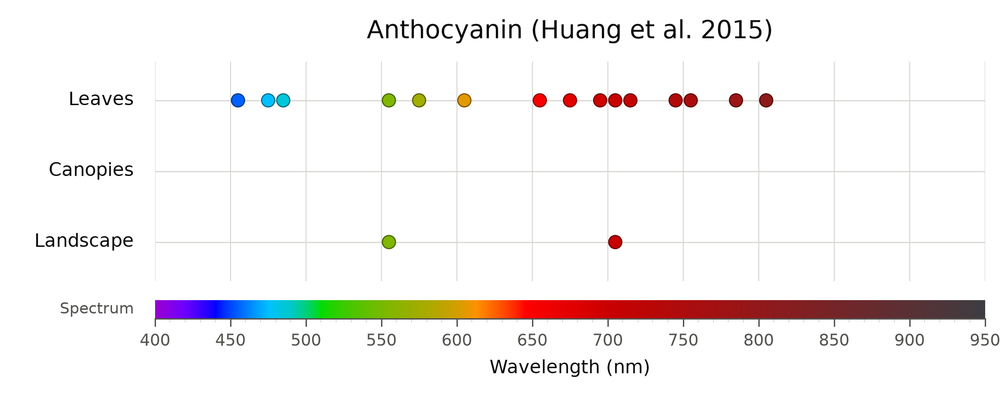
#> input picture huang2015_pigments/huang2015_anthocyanin.png, 1000 x 396 px, shrunk from 2160 x 855 before the run
$ python digitize_panels.py huang2015_anthocyanin.png 1.0 huang2015_carotenoids.png huang2015_carotenoids.png
#> lines starting #> are read from the running program, lines starting #| are printed output that depends on the picture; after the words box and inside, x2 and y2 are one past the last pixel; in counts of white or black regions, pixels touching at a corner belong together
"""
Digitise a Huang et al. (2015) stacked count-histogram figure into a CSV.

Finds the panel frames and spines, calibrates the wavelength axis from the
major tick marks, then measures each bar as a contiguous run of dark pixels
rising from its panel baseline. Bar heights are recovered as counts purely so
the per-panel sum can be checked against the N printed on the panel.

Usage
-----
    python digitize_panels.py <image> <y_axis_max> <Scale1,Scale2,...> <out.csv>

Example
-------
    python digitize_panels.py fig.png 15 Leaves,Canopies,Landscape \
        huang2015_chlorophylla.csv

List only the scales that actually have a panel, in top-to-bottom order; a
scale with no panel is simply absent from the CSV and plots as an empty row.
"""
import sys, csv
import numpy as np
from PIL import Image


def frames(dark, min_frac=0.55):
    """Horizontal frame lines (panel tops/bottoms) and the two vertical spines."""
    h, w = dark.shape
    rows = dark.sum(axis=1)
    hits = [y for y in range(h) if rows[y] > min_frac * w * 0.62]
    groups = []
    for y in hits:
        if groups and y - groups[-1][-1] <= 2:
            groups[-1].append(y)
        else:
            groups.append([y])
    ys = [int(np.mean(g)) for g in groups]
    cols = dark.sum(axis=0)
    vhits = [x for x in range(w) if cols[x] > 0.55 * h * 0.5]
    vgroups = []
    for x in vhits:
        if vgroups and x - vgroups[-1][-1] <= 2:
            vgroups[-1].append(x)
        else:
            vgroups.append([x])
    xs = [int(np.mean(g)) for g in vgroups]
    return ys, xs


def major_ticks(dark, L, R, bot):
    """Major x ticks = the longer marks just below a panel's baseline."""
    lens = []
    for x in range(L, R + 1):
        n = 0
        for y in range(bot + 2, bot + 18):
            if dark[y, x]:
                n += 1
        lens.append(n)
    marks = [(x, lens[x - L]) for x in range(L, R + 1) if lens[x - L] >= 4]
    groups = []
    for x, n in marks:
        if groups and x - groups[-1][-1][0] <= 2:
            groups[-1].append((x, n))
        else:
            groups.append([(x, n)])
    longest = max(max(p[1] for p in g) for g in groups)
    out = []
    for g in groups:
        if max(p[1] for p in g) >= longest - 2:
            out.append(sum(p[0] for p in g) / len(g))
    return out


def main(path, ymax, labels, out_csv):
#> called with path = 'huang2015_anthocyanin.png', ymax = 1, out_csv = 'huang2015_carotenoids.png'
    im = Image.open(path).convert("L")
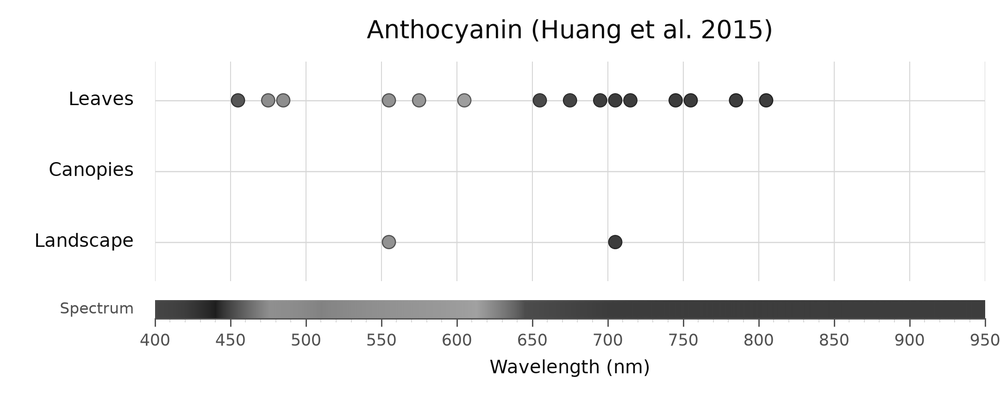
#> im: PIL image 1000x396 L; min 0, max 255, mean 243.3
    a = np.array(im)
    dark = a < 128
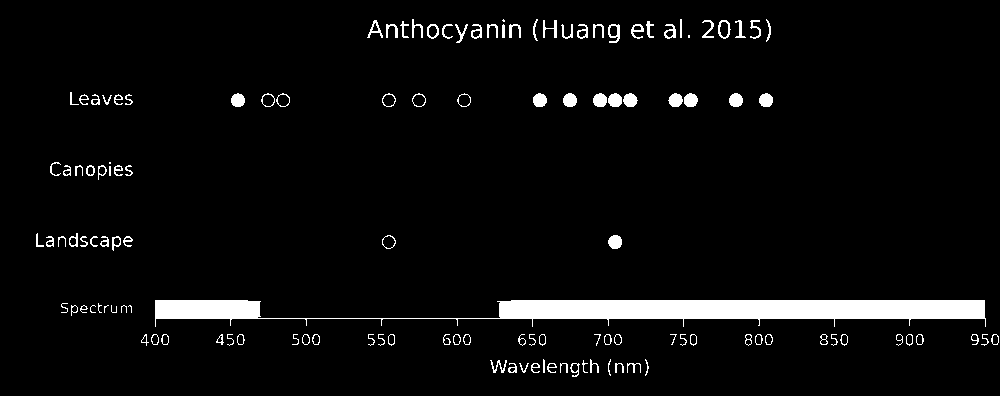
#> dark: shape (396, 1000) bool; 4.6% white; 129 white regions (9 under 20 px), largest, box (x1, y1, x2, y2) and area: (155, 300, 986, 327) 11542, (593, 93, 607, 107) 157, (608, 93, 622, 107) 157
    ys, xs = frames(dark)
#> in frames, `rows = dark.sum(axis=1)`: rows = 396 values, max 831 at index 318, min 0 at index 0, mean 46.23
#> in frames, `hits = [y for y in range(h) if rows[y] > min_frac * w * 0.62]`: hits = [300, 301, 302, 303, 304, 305, 306, 307, 308, 309, 310, 311, 312, 313, 314, 315, 316, 317, 318]
#> the loop in frames, `for y in hits:` made 19 passes
#> after the loop in frames, `for y in hits:`: groups = [[300, 301, 302, 303, 304, 305, 306, 307, 308, 309, 310, 311, 312, 313, 314, 315, 316, 317, 318]]
#> in frames, `ys = [int(np.mean(g)) for g in groups]`: ys = [309]
#> in frames, `cols = dark.sum(axis=0)`: cols = 1000 values, max 67 at index 615, min 0 at index 0, mean 18.31
#> in frames, `vhits = [x for x in range(w) if cols[x] > 0.55 * h * 0.5]`: vhits = []
#> ys = [309]; xs = []
#> (the run stopped early here; a loop or call above may not have finished)

$ run again, on huang2015_pigments/huang2015_chlorophylla.png
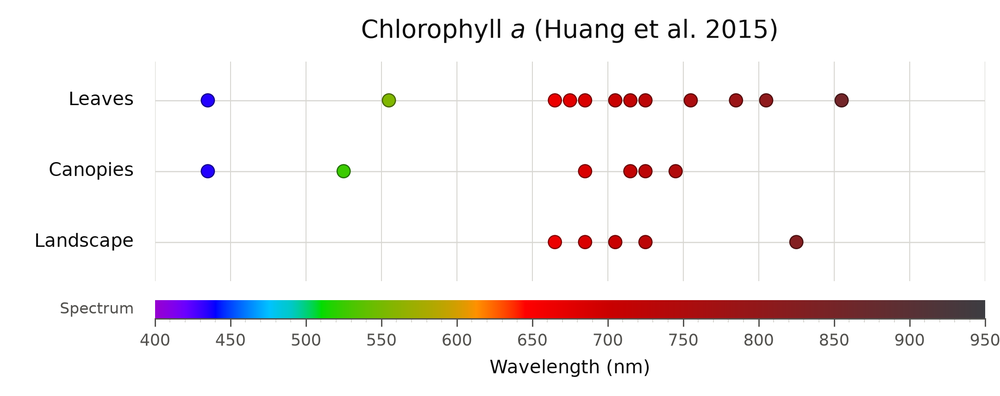
#> input picture huang2015_pigments/huang2015_chlorophylla.png, 1000 x 396 px, shrunk from 2160 x 855 before the run
#> in main, `im = Image.open(path).convert("L")`:
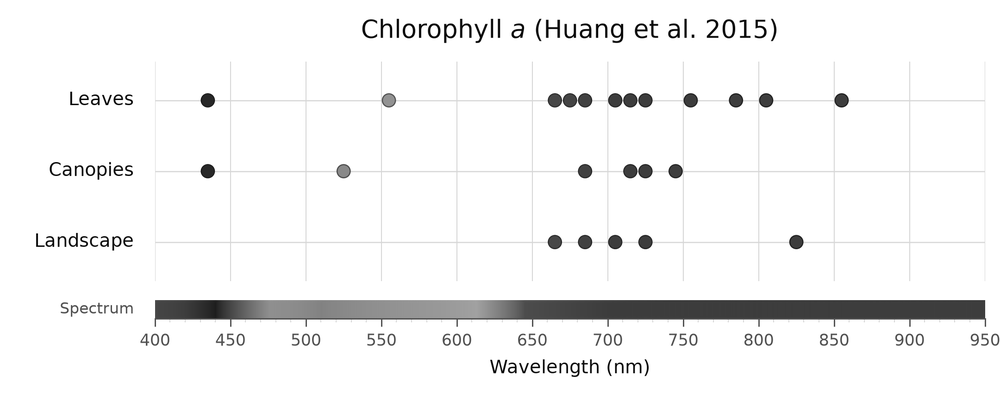
#> im: PIL image 1000x396 L; min 0, max 255, mean 242.6
#> in main, `dark = a < 128`:
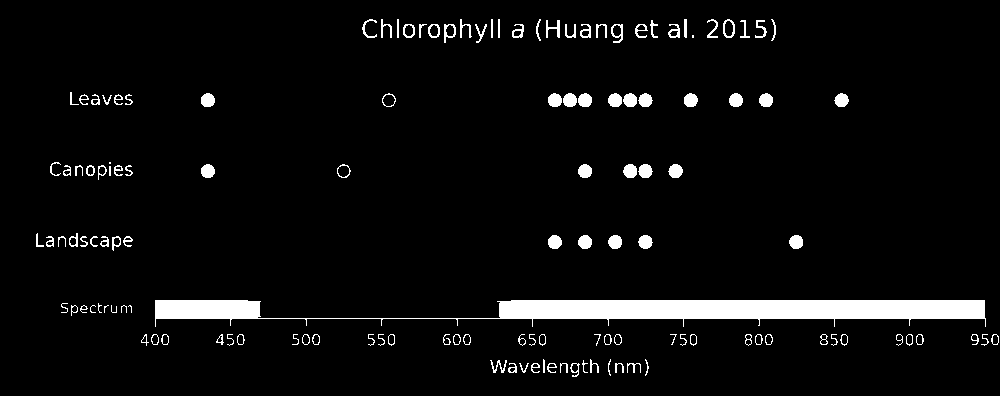
#> dark: shape (396, 1000) bool; 5% white; 135 white regions (8 under 20 px), largest, box (x1, y1, x2, y2) and area: (155, 300, 986, 327) 11542, (201, 93, 215, 107) 159, (668, 164, 683, 178) 159
#> rows = 396 values, max 831 at index 318, min 0 at index 0, mean 49.64
#> hits = [300, 301, 302, 303, 304, 305, 306, 307, 308, 309, 310, 311, 312, 313, 314, 315, 316, 317, 318]
#> the loop in frames, `for y in hits:` made 19 passes
#> after the loop in frames, `for y in hits:`: groups = [[300, 301, 302, 303, 304, 305, 306, 307, 308, 309, 310, 311, 312, 313, 314, 315, 316, 317, 318]]
#> in frames, `ys = [int(np.mean(g)) for g in groups]`: ys = [309]
#> cols = 1000 values, max 77 at index 583, min 0 at index 0, mean 19.66
#> vhits = []
#> in main, `ys, xs = frames(dark)`: ys = [309]; xs = []

$ run again, on huang2015_pigments/huang2015_chlorophyllb.png
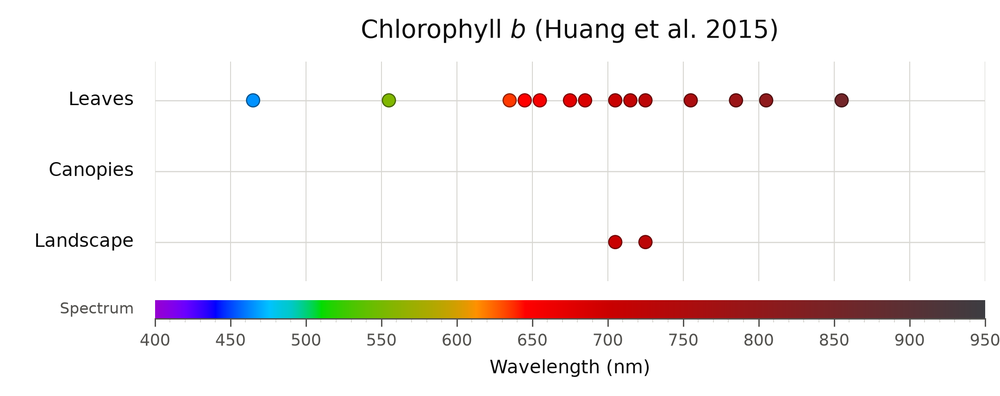
#> input picture huang2015_pigments/huang2015_chlorophyllb.png, 1000 x 396 px, shrunk from 2160 x 855 before the run
#> in main, `im = Image.open(path).convert("L")`:
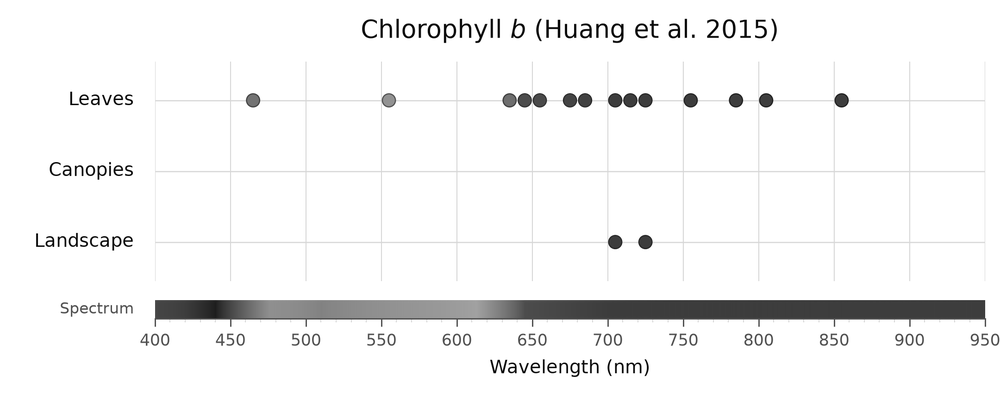
#> im: PIL image 1000x396 L; min 0, max 255, mean 243.2
#> in main, `dark = a < 128`:
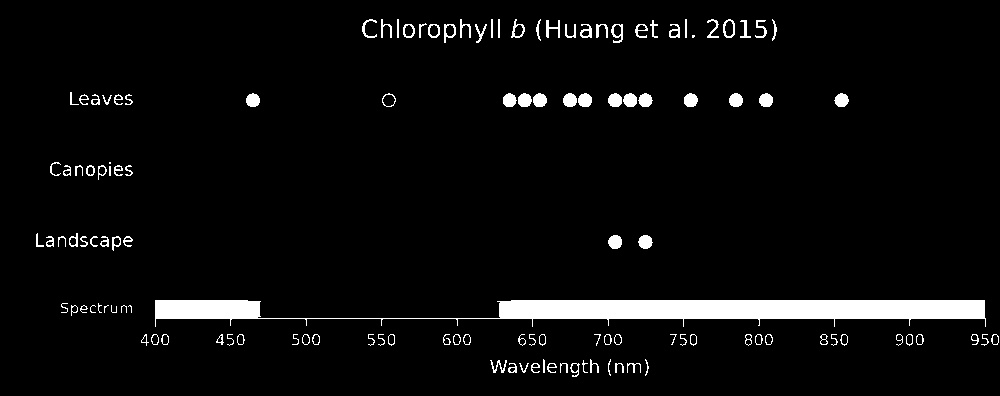
#> dark: shape (396, 1000) bool; 4.7% white; 128 white regions (8 under 20 px), largest, box (x1, y1, x2, y2) and area: (155, 300, 986, 327) 11542, (578, 93, 592, 107) 157, (608, 93, 622, 107) 157
#> rows = 396 values, max 831 at index 318, min 0 at index 0, mean 47.19
#> hits = [300, 301, 302, 303, 304, 305, 306, 307, 308, 309, 310, 311, 312, 313, 314, 315, 316, 317, 318]
#> the loop in frames, `for y in hits:` made 19 passes
#> after the loop in frames, `for y in hits:`: groups = [[300, 301, 302, 303, 304, 305, 306, 307, 308, 309, 310, 311, 312, 313, 314, 315, 316, 317, 318]]
#> in frames, `ys = [int(np.mean(g)) for g in groups]`: ys = [309]
#> cols = 1000 values, max 68 at index 615, min 0 at index 0, mean 18.69
#> vhits = []
#> in main, `ys, xs = frames(dark)`: ys = [309]; xs = []

$ run again, on huang2015_pigments/huang2015_chlorophylls.png
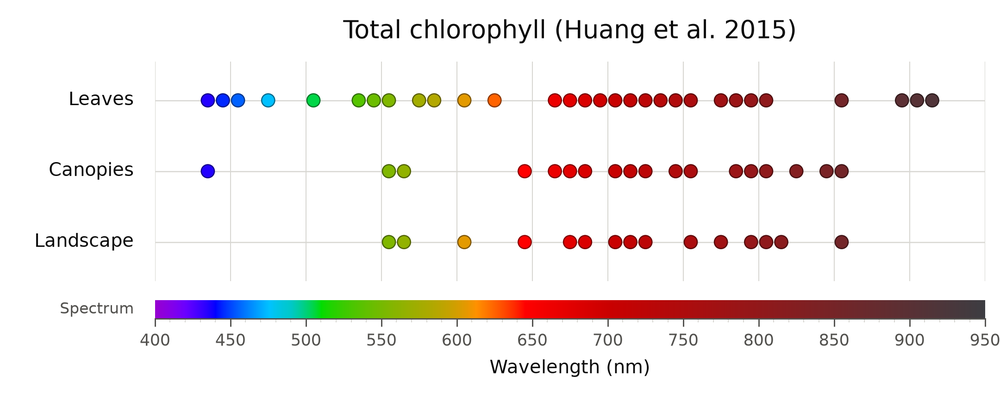
#> input picture huang2015_pigments/huang2015_chlorophylls.png, 1000 x 396 px, shrunk from 2160 x 855 before the run
#> in main, `im = Image.open(path).convert("L")`:
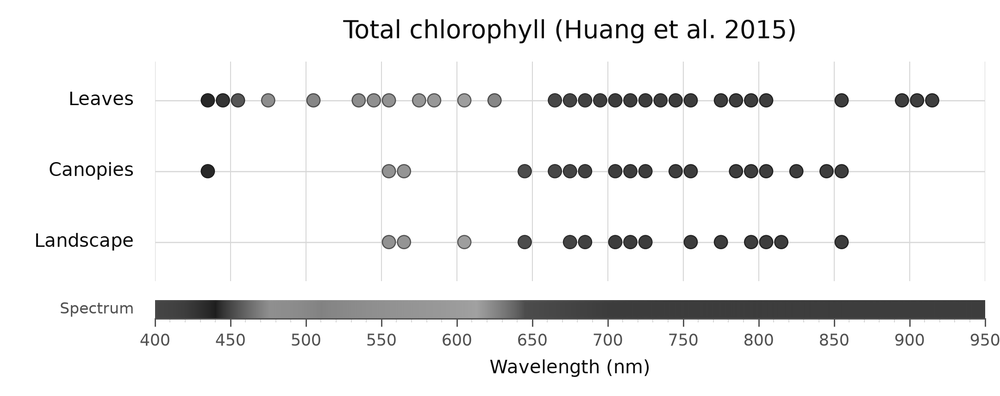
#> im: PIL image 1000x396 L; min 0, max 255, mean 239.7
#> in main, `dark = a < 128`:
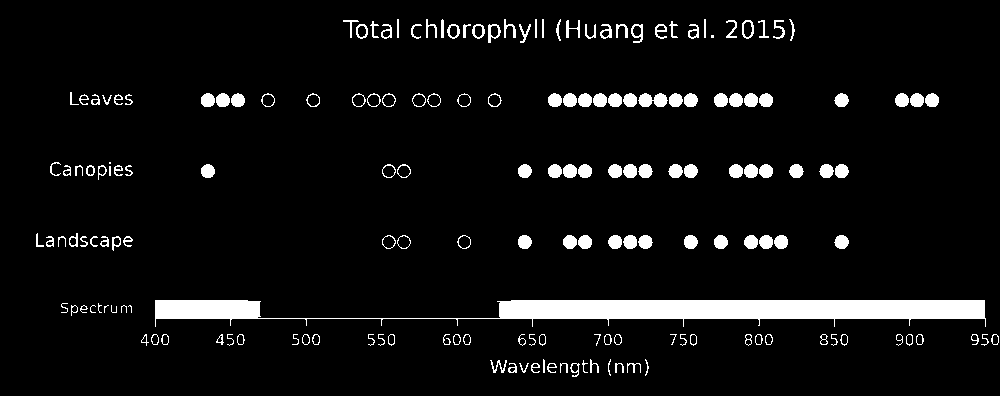
#> dark: shape (396, 1000) bool; 6.3% white; 178 white regions (8 under 20 px), largest, box (x1, y1, x2, y2) and area: (155, 300, 986, 327) 11542, (638, 93, 668, 107) 304, (201, 93, 215, 107) 159
#> rows = 396 values, max 831 at index 318, min 0 at index 0, mean 62.87
#> hits = [99, 300, 301, 302, 303, 304, 305, 306, 307, 308, 309, 310, 311, 312, 313, 314, 315, 316, 317, 318]
#> the loop in frames, `for y in hits:` made 20 passes
#> y on passes 1 to 8: 99, 300, 301, 302, 303, 304, 305, 306
#> after the loop in frames, `for y in hits:`: groups = [[99], [300, 301, 302, 303, 304, 305, 306, 307, 308, 309, 310, 311, 312, 313, 314, 315, 316, 317, 318]]
#> in frames, `ys = [int(np.mean(g)) for g in groups]`: ys = [99, 309]
#> cols = 1000 values, max 87 at index 616, min 0 at index 0, mean 24.89
#> vhits = []
#> in main, `ys, xs = frames(dark)`: ys = [99, 309]; xs = []
